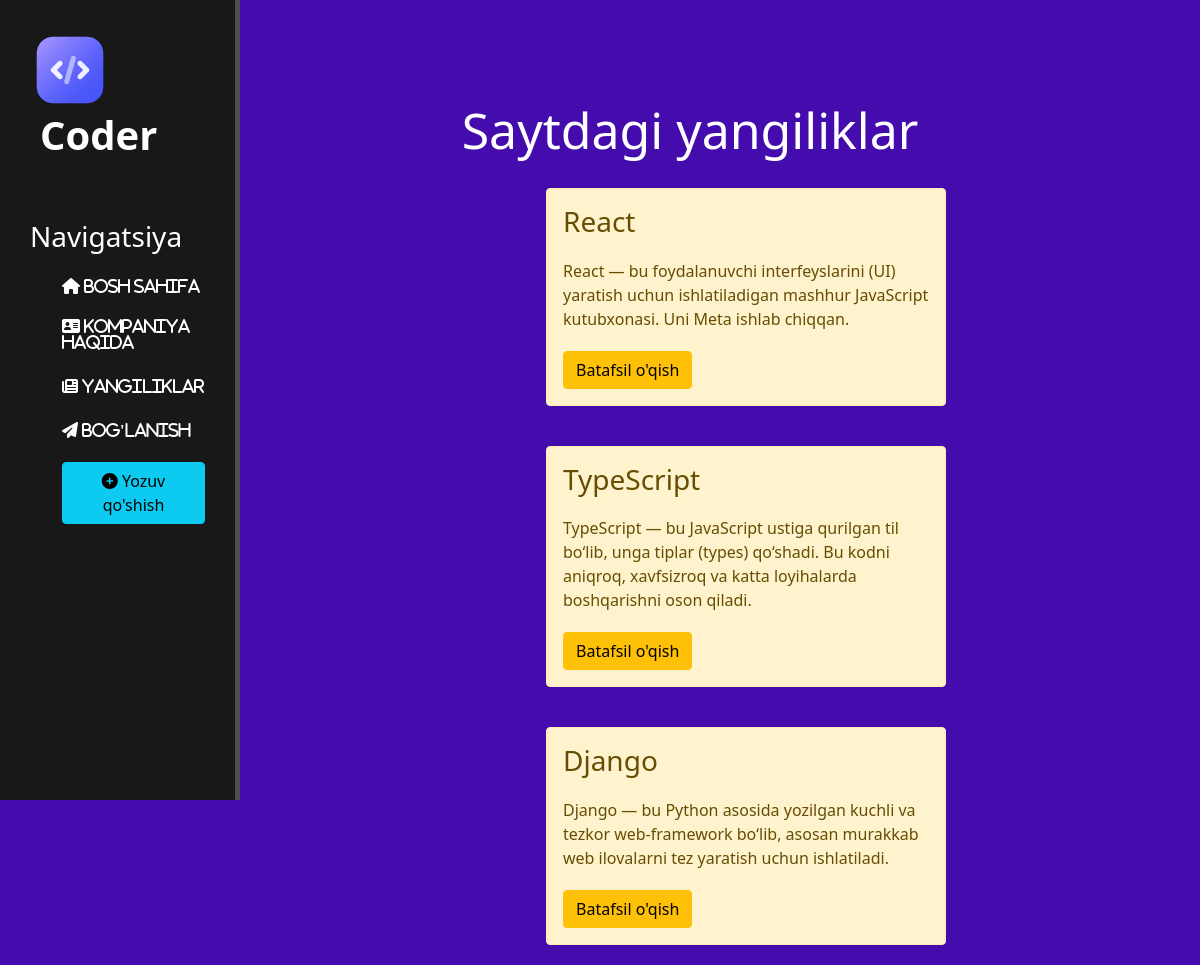
Page /news/ on the committed database.
### news/models.py (models this page shows, shortened)
class News(models.Model):
    title = models.CharField('Nomi', max_length=255)
    anons = models.CharField('Anons', max_length=255)
    full_text = models.TextField('Maqola')
    date = models.DateTimeField('Nashr etilgan sana')
    class Meta:
        verbose_name = 'Yangilik'
        verbose_name_plural = 'Yangiliklar'

### news/views.py (the view)
# urls.py: path('', views.news_home, name='news_home'),
def news_home(request):
    news = News.objects.order_by('-date')
    return render(request, 'news/news_home.html', {'news': news})

### news/templates/news/news_home.html (shortened to what this page needs)
{% extends 'main/layout.html'%}
{% block content%}
<div class="features">
    <h1> Saytdagi yangiliklar </h1>
    {% if news %}
    {% for el in news %}
        <div class="alert alert-warning">
            <h3>{{el.title}}</h3>
            <p>{{el.anons}}</p>
            <a href="{% url 'news_detail' el.id %}" class="btn btn-warning">Batafsil o'qish</a>
        </div>
    {% endfor %}
    {% else %}
        <p>Yangilik yo'q</p>
    {% endif %}
</div>
{% endblock %}

### main/static/main/css/main.css (style rules this page uses)
body { background-color: #440cac ; }
main .features { float: left; color: #fff; margin-top: 100px; text-align: center; width: 75%; }
main .features h1 { font-size: 50px; }
main .features p { max-width: 400px; margin: 20px auto; }
.alert-warning { float: left; clear: both; width: 400px; margin: 20px 34%; text-align: left; }

### rows in the picture
News: title "React", anons "React — bu foydalanuvchi interfeyslarini (UI) yaratish uchun ishlatiladigan mashhur JavaScript kutubxonasi. Uni Meta ishlab chiqqan."
News: title "TypeScript", anons "TypeScript — bu JavaScript ustiga qurilgan til bo‘lib, unga tiplar (types) qo‘shadi. Bu kodni aniqroq, xavfsizroq va katta loyihalarda boshqarishni oson qiladi."
News: title "Django", anons "Django — bu Python asosida yozilgan kuchli va tezkor web-framework bo‘lib, asosan murakkab web ilovalarni tez yaratish uchun ishlatiladi."
